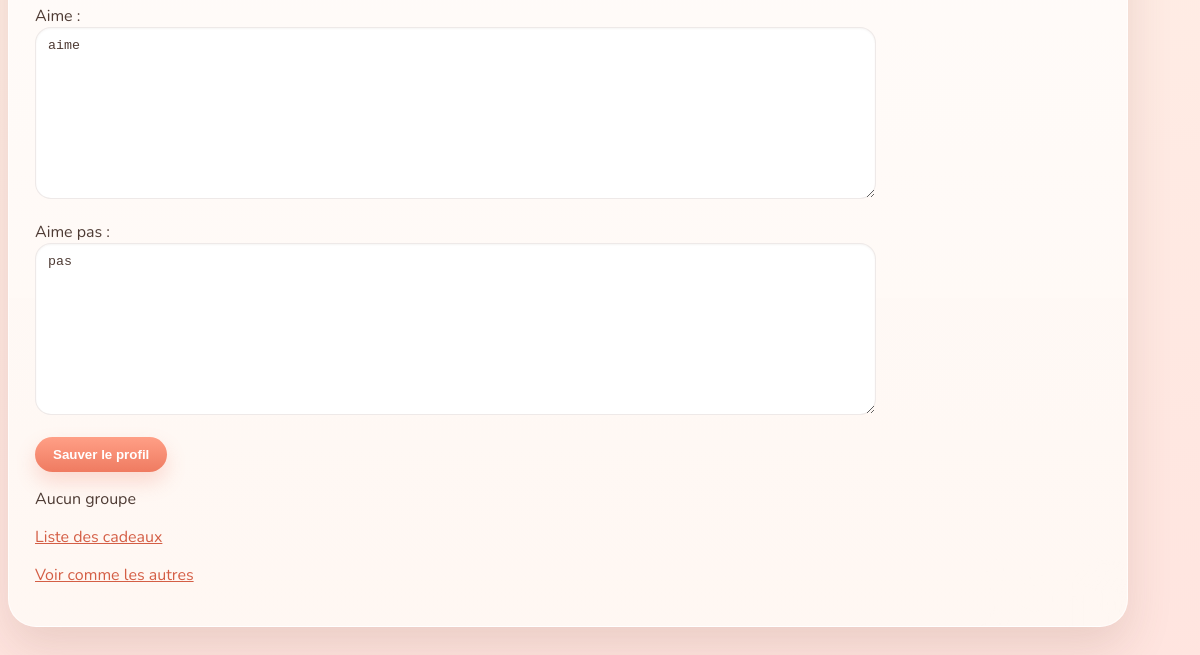
The app's page /profil.php (signed in, lower part), older data.
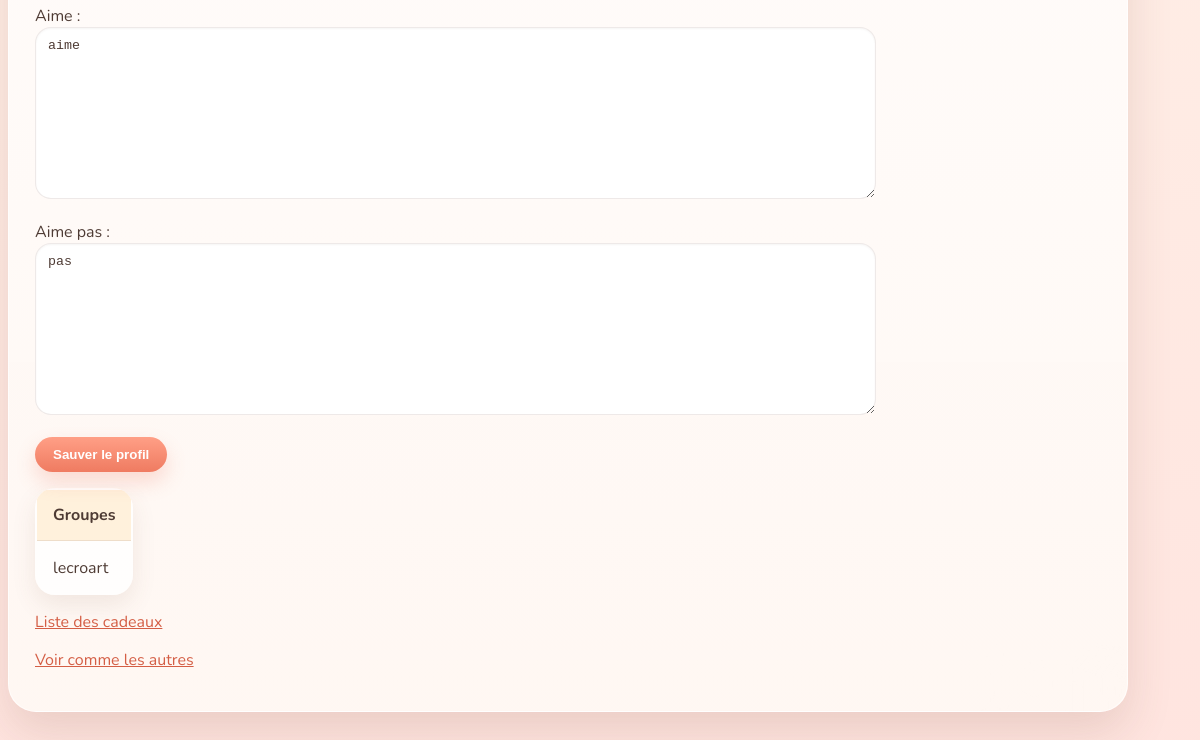
The same page, newer data.
### tables this page shows
CREATE TABLE groupe (
  id INTEGER NOT NULL,
  idMembre INTEGER NOT NULL DEFAULT 0,
  nom TEXT DEFAULT NULL,
  PRIMARY KEY (id, idMembre)
);

### src/i_sql.php (called while the page is built, shortened)
<?
require_once(__DIR__.'/i_config.php');
function sql_bootstrap_schema() {
	return <<<SQL
CREATE TABLE IF NOT EXISTS commentaire (
  id INTEGER PRIMARY KEY AUTOINCREMENT,
  idKdo INTEGER NOT NULL DEFAULT 0,
  commentaire TEXT NOT NULL,
  creeLe TEXT NOT NULL DEFAULT '',
  creePar INTEGER NOT NULL DEFAULT 0,
  visible INTEGER NOT NULL DEFAULT 0,
  supprime INTEGER NOT NULL DEFAULT 0
);
CREATE TABLE IF NOT EXISTS evenement (
  id INTEGER PRIMARY KEY AUTOINCREMENT,
  date TEXT NOT NULL DEFAULT '',
  titre TEXT NOT NULL DEFAULT '',
  description TEXT,
  groupe INTEGER NOT NULL DEFAULT 0,
  supprime INTEGER NOT NULL DEFAULT 0
);
CREATE TABLE IF NOT EXISTS groupe (
  id INTEGER NOT NULL,
  idMembre INTEGER NOT NULL DEFAULT 0,
  nom TEXT DEFAULT NULL,
  PRIMARY KEY (id, idMembre)
);
CREATE TABLE IF NOT EXISTS kdo (
  id INTEGER PRIMARY KEY AUTOINCREMENT,
  pour INTEGER NOT NULL DEFAULT 0,
  titre TEXT NOT NULL DEFAULT '',
  description TEXT,
  url TEXT DEFAULT NULL,
  image TEXT DEFAULT NULL,
  creeLe TEXT NOT NULL DEFAULT '',
  creePar INTEGER NOT NULL DEFAULT 0,
  reserveLe TEXT DEFAULT NULL,
  reservePar INTEGER DEFAULT NULL,
  acheteLe TEXT DEFAULT NULL,
  achetePar INTEGER DEFAULT NULL,
  partage INTEGER NOT NULL DEFAULT 0,
  supprime INTEGER NOT NULL DEFAULT 0,
  priorite INTEGER NOT NULL DEFAULT 3
);
CREATE TABLE IF NOT EXISTS membre (
  id INTEGER PRIMARY KEY AUTOINCREMENT,
  motPasse TEXT NOT NULL DEFAULT '',
  prenom TEXT DEFAULT NULL,
  anniversaire TEXT DEFAULT NULL,
  presentation TEXT,
  email TEXT DEFAULT NULL,
  photo TEXT DEFAULT NULL,
  aime TEXT NOT NULL DEFAULT '',
  aimepas TEXT NOT NULL DEFAULT ''
);
CREATE TABLE IF NOT EXISTS partage (
  idKdo INTEGER DEFAULT 0,
  partagePar INTEGER NOT NULL DEFAULT 0,
  combien TEXT DEFAULT NULL,
  supprime INTEGER DEFAULT 0
);
SQL;
}
function sql_get_connection() {
	static $pdo = null;
	if ($pdo !== null) {
		return $pdo;
	}
	global $dbpath;
	try {
		$pdo = new PDO('sqlite:'.$dbpath);
		$pdo->setAttribute(PDO::ATTR_ERRMODE, PDO::ERRMODE_EXCEPTION);
		$pdo->setAttribute(PDO::ATTR_DEFAULT_FETCH_MODE, PDO::FETCH_ASSOC);
		$pdo->exec('PRAGMA foreign_keys = ON');
		$pdo->exec(sql_bootstrap_schema());
	} catch (PDOException $e) {
		die("La connexion a échoué ! ".$e->getMessage());
	}
	return $pdo;
}
function sql_normalize_query($requete) {
	$patterns = array(
		'/SUBDATE\(NOW\(\), "([0-9]+) days"\)/i' => "datetime('now', '-$1 days')",
		'/SUBDATE\(NOW\(\), \'([0-9]+) days\'\)/i' => "datetime('now', '-$1 days')",
	);
	$requete = preg_replace(array_keys($patterns), array_values($patterns), $requete);
	$requete = str_replace("\\'", "''", $requete);
	$requete = str_replace('\\"', '""', $requete);
	return $requete;
}
function sql_select($requete, &$nblignes) {
	$pdo = sql_get_connection();
	$requete = sql_normalize_query($requete);
	try {
		$statement = $pdo->query($requete);
		$res = $statement->fetchAll();
		return $res;
	} catch (PDOException $e) {
		die("La requete sur la base a échoué : ".$requete." (".$e->getMessage().")");
	}
}
?>

### src/profil.php (the view, shortened to what the changed rows need)
<?
require_once(__DIR__.'/i_divers.php');
$id = get_param_int('id');
if($id <= 0) $id = $_SESSION['idUtilisateur'];
$view = get_param('view');
$edit = $id == $_SESSION['idUtilisateur'] && !$view;
$res = sql_select("select * from membre where id = ".$id, $nbRep);
$aime = $res[0]["aime"];
$aimepas = $res[0]["aimepas"];
aff_header();
echo '<div class="box pink">';
if($edit) echo '<form name="PROFIL_FORM" enctype="multipart/form-data" method="post" action="r_modifie_profil.php">';
if ($edit) {
	echo '<p>Aime :<br/>';
} else {
	echo '<p><table class="gifts">';
	echo '<tr><th><span class="emoji-icon with-gap" aria-hidden="true">🙂</span>Aime</th></tr>';
	echo '<tr><td>'.embellir($aime).'</td></tr>';
	echo '</table>';
}
echo '</p>';
if ($edit) {
	echo '<p>Aime pas :<br/>';
} else {
	echo '<p><table class="gifts">';
	echo '<tr><th><span class="emoji-icon with-gap" aria-hidden="true">🙃</span>Aime pas</th></tr>';
	echo '<tr><td>'.embellir($aimepas).'</td></tr>';
	echo '</table>';
}
echo '</p>';
if ($edit) {
	echo '<input type="submit" name="valider" value="Sauver le profil" /></form>';
}
echo '<p>';
aff_groupe($id, false, 0);
echo '</p>';
echo '<p><a href="les_kdos.php?pour='.$id.'">Liste des cadeaux</a></p>';
if($id == $_SESSION['idUtilisateur']) {
	if($view) {
		echo '<p><a href="profil.php">Editer mon profil</a></p>';
	} else {
		echo '<p><a href="profil.php?view=1">Voir comme les autres</a></p>';
	}
}
echo '</div>';
aff_footer();
?>

### src/i_divers.php (shortened to what the changed rows need)
<?
require_once(__DIR__.'/i_sql.php');
function aff_header() {
?>
<!DOCTYPE html PUBLIC "-//W3C//DTD XHTML 1.1//EN" "http://www.w3.org/TR/xhtml11/DTD/xhtml11.dtd">
<html xmlns="http://www.w3.org/1999/xhtml" xml:lang="fr">
<head>
		<link href="//netdna.bootstrapcdn.com/twitter-bootstrap/2.3.1/css/bootstrap-combined.min.css" rel="stylesheet">
		<link href="//netdna.bootstrapcdn.com/twitter-bootstrap/2.3.1/css/bootstrap-responsive.min.css" rel="stylesheet">
</head>
<body>
<div class="container app-shell">
<?
}
function aff_footer() {
?>
<?php
	echo "</body>\n";
	echo "</html>\n";
}
function aff_groupe($id, $edit, $value) {
	$res = sql_select("select id,nom from groupe where idMembre=$id", $nb);
	if($edit) {
		echo 'Groupe : <select name="groupe">';
		foreach($res as $val) {
			echo '<option value="'.$val['id'].'"';
			if($value == $val['id']) echo ' selected="selected"';
			echo '>'.$val['nom'];
		}
		echo '</select>';
		echo "<br/><br/>";
	} else {
		if(count($res) == 0) { echo "Aucun groupe"; }
		else {
			echo '<table class="gifts">';
			echo '<tr><th>Groupes</th></tr>';
			foreach($res as $g) echo '<tr><td>'.$g['nom'].'</td></tr>';
			echo '</table>';
		}
	}
}
function get_param($key) {
	if(isset($_GET[$key])) $value = $_GET[$key];
	else if(isset($_POST[$key])) $value = $_POST[$key];
	else $value = '';
	return addslashes($value);
}
?>

Row changes from the older to the newer data that the page shows:
added groupe: nom "lecroart"
Text that changed along with them:
text no longer shown: "Aucun groupe"
text now shown: "Groupes"
